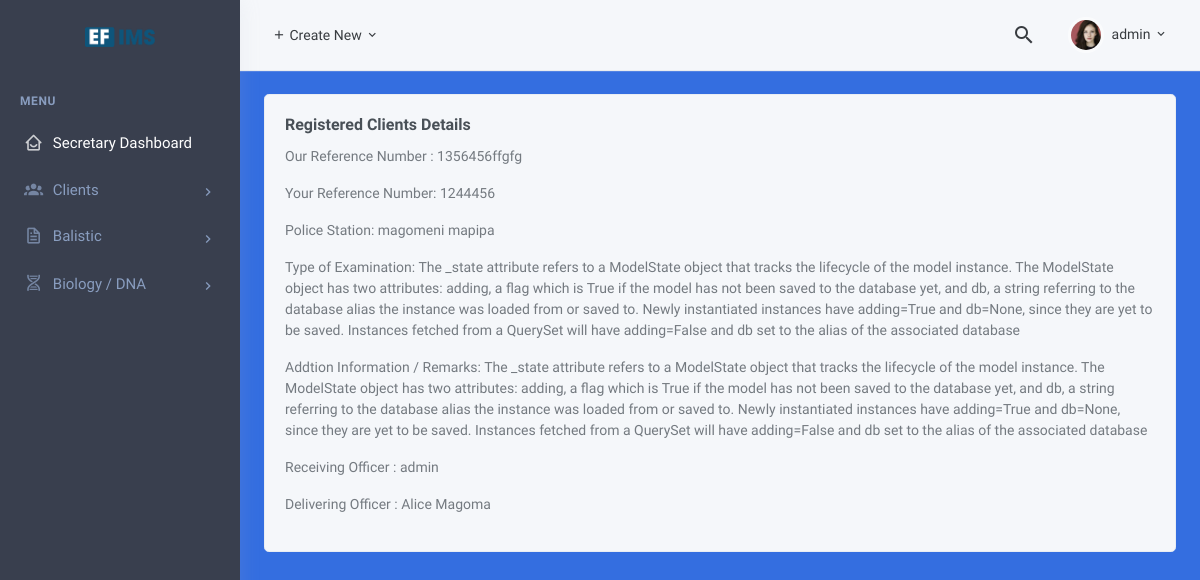
Page /ballistic/1 (signed in) on the committed database.
### balistic/models.py (models this page shows, shortened)
class Ballistic(models.Model):
    ourref = models.CharField(verbose_name="Our REF", max_length=100,unique=True,null=False)
    yourref = models.CharField(verbose_name="Your REF", max_length=100,unique=True,null=False)
    station = models.CharField(help_text="Enter Police Station", max_length=160,null=False,blank=False,verbose_name="Police Station")
    article = models.TextField(verbose_name="Article or Exhibits Received")
    examination = models.TextField(verbose_name="Type of Examination")
    addition = models.TextField(verbose_name="Addition Information")
    received_date = models.DateTimeField(verbose_name="Date Received", auto_now=True, auto_now_add=False)
    receicer = models.ForeignKey('auth.User',on_delete=models.CASCADE,related_name="receiver",verbose_name="receiving officer")
    deliver = models.ForeignKey(Client,on_delete=models.CASCADE,related_name="deliver",verbose_name="delivering officer")
    class Meta:
        verbose_name = 'Ballistic'
        verbose_name_plural = 'Ballistics'

### pages/models.py (models this page shows, shortened)
class Client(models.Model):
    ir = models.CharField(help_text="Enter IR", max_length=160,null=False,blank=False, verbose_name="IR")
    casetype = models.CharField(help_text="Enter Case Type", max_length=160,null=False,blank=False,verbose_name="Case Type")
    status = models.CharField(help_text="Enter Exhibit Type or Status", max_length=160,null=False,blank=False,verbose_name="Exhibit Type or Status")
    region = models.CharField(help_text="Enter Region or region", max_length=160,null=False,blank=False,verbose_name="Region or District")
    client = models.CharField(help_text="Enter Clients Name", max_length=160,null=False,blank=False,verbose_name="Client Name")
    class Meta:
        verbose_name = 'Client'
        verbose_name_plural = 'Clients'
    def __str__(self):
        return self.client

### balistic/views.py (the view)
# urls.py: path('<int:pk>', views.BallisticDetailView.as_view(), name='details'),
class BallisticDetailView(LoginRequiredMixin,DetailView):
    model = Ballistic
    object_context_name = "ballistic"
    template_name = "ballistic/detail.html"

### template/ballistic/detail.html
{% extends 'ballistic/base.html' %}
{% load static %}
{% block content %}
<div id="layout-wrapper">
    {% include 'include/navbar.html' %}
    <div class="main-content">
        <div class="page-content">
            <div class="container-fluid">
                <div class="row">
                    <div class="col-xl-12">
                        <div class="card">
                            <div class="card-body">
                                <h4 class="card-title">
                                    Registered Clients Details
                                </h4>
                                <p>Our Reference Number : {{ ballistic.ourref }}</p>
                                <p>Your Reference Number: {{ ballistic.yourref }}</p>
                                <p>Police Station: {{ ballistic.station }}</p>
                                <p>Type of Examination: {{ballistic.examination}}</p>
                                <p>Addtion Information / Remarks: {{ballistic.addition}}</p>
                                <p>Receiving Officer : {{ballistic.receicer}}</p>
                                <p>Delivering Officer : {{ballistic.deliver}}</p>
                            </div>
                        </div>
                    </div>
                </div>
            </div>
        </div>
    </div>
</div>
{% endblock content %}

### template/include/navbar.html (shortened to what this page needs)
{% load static %}
<header id="page-topbar">
    <div class="navbar-header">
        <div class="d-flex align-items-left">
            <div class="dropdown d-none d-sm-inline-block">
                <button type="button" class="btn header-item waves-effect" id="page-header-user-dropdown" data-toggle="dropdown" aria-haspopup="true" aria-expanded="false">
                    <i class="mdi mdi-plus"></i> Create New
                    <i class="mdi mdi-chevron-down d-none d-sm-inline-block"></i>
                </button>
            </div>
        </div>
        <div class="d-flex align-items-right">
            <div class="dropdown d-none d-sm-inline-block ml-2">
                <button type="button" class="btn header-item noti-icon waves-effect" id="page-header-search-dropdown" data-toggle="dropdown" aria-haspopup="true" aria-expanded="false">
                    <i class="mdi mdi-magnify"></i>
                </button>
            </div>
            <div class="dropdown d-inline-block ml-2">
                <button type="button" class="btn header-item waves-effect" id="page-header-user-dropdown" data-toggle="dropdown" aria-haspopup="true" aria-expanded="false">
                    <img class="rounded-circle header-profile-user" src="{% static 'assets/images/users/avatar-3.jpg' %}" alt="Header Avatar">
                    <span class="d-none d-sm-inline-block ml-1">{{user.username}}</span>
                    <i class="mdi mdi-chevron-down d-none d-sm-inline-block"></i>
                </button>
            </div>
        </div>
    </div>
</header>
<div class="vertical-menu mm-active">
    <div data-simplebar="init" class="h-100 mm-show"><div class="simplebar-wrapper" style="margin: 0px;"><div class="simplebar-height-auto-observer-wrapper"><div class="simplebar-height-auto-observer"></div></div><div class="simplebar-mask"><div class="simplebar-offset" style="right: -15px; bottom: 0px;"><div class="simplebar-content-wrapper" style="height: 100%; overflow: hidden scroll;"><div class="simplebar-content" style="padding: 0px;">
        <div class="navbar-brand-box">
            <a href="index.html" class="logo">
                <img src="{% static 'assets/images/logo-dark.png' %}">
            </a>
        </div>
        <div id="sidebar-menu" class="mm-active">
            <ul class="metismenu list-unstyled mm-show" id="side-menu">
                <li class="menu-title">Menu</li>
                <li class="mm-active">
                    <a href="{% url 'home' %}" class="waves-effect active"><i class="bx bx-home-smile"></i><span>Secretary Dashboard</span></a>
                </li>
                <li>
                    <a href="javascript: void(0);" class="has-arrow waves-effect"><i class="mdi mdi-account-group"></i><span>Clients</span></a>
                </li>
                <li>
                    <a href="javascript: void(0);" class="has-arrow waves-effect"><i class="bx bx-file"></i><span>Balistic</span></a>
                </li>
                <li>
                    <a href="javascript: void(0);" class="has-arrow waves-effect"><i class="mdi mdi-dna"></i><span>Biology / DNA</span></a>
                </li>
            </ul>
        </div>
    </div></div></div></div><div class="simplebar-placeholder" style="width: auto; height: 657px;"></div></div></div>
</div>

### rows in the picture
Ballistic: ourref "1356456ffgfg", yourref "1244456", station "magomeni mapipa", examination "The _state attribute refers to a ModelState object that tracks the lifecycle of the model instance. The ModelState object has two attributes: adding, a flag which is True if the model has not been saved to the database yet, and db, a string referring to the database alias the instance was loaded from or saved to. Newly instantiated instances have adding=True and db=None, since they are yet to be saved. Instances fetched from a QuerySet will have adding=False and db set to the alias of the associated database", addition "The _state attribute refers to a ModelState object that tracks the lifecycle of the model instance. The ModelState object has two attributes: adding, a flag which is True if the model has not been saved to the database yet, and db, a string referring to the database alias the instance was loaded from or saved to. Newly instantiated instances have adding=True and db=None, since they are yet to be saved. Instances fetched from a QuerySet will have adding=False and db set to the alias of the associated database", receicer "admin", deliver "Alice Magoma"

### other values in the picture
{{ user.username }} "admin"
